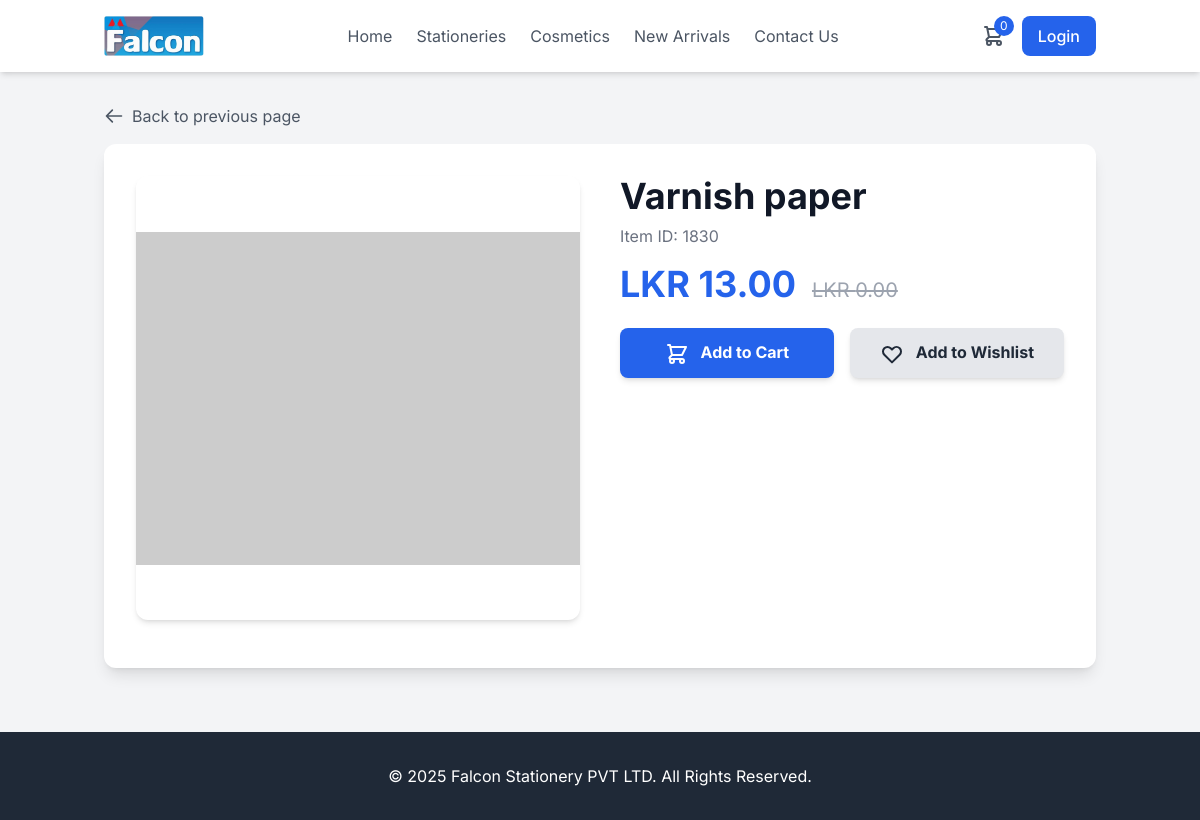
The page /falconstationery.com/product_detail.php?ItemID=1830 on the database its author committed.
### tables this page shows
CREATE TABLE `Item_List` (
  `ItemID` int(11) NOT NULL,
  `CategoryID` int(11) NOT NULL,
  `SubCategoryID` int(11) DEFAULT NULL,
  `Name` varchar(255) NOT NULL,
  `ProductPhoto` varchar(255) DEFAULT NULL,
  `Price` decimal(10,2) DEFAULT NULL,
  `Description` text,
  `BrandName` varchar(100) DEFAULT NULL,
  `QtyPerBox` int(11) DEFAULT NULL,
  `NewArrival` tinyint(1) DEFAULT '0',
  `BulkPrice` decimal(10,2) DEFAULT NULL,
  `CartoonPcs` varchar(50) DEFAULT NULL,
  `Bulk_Description` text,
  `AvailabilityStatus` enum('Available','Not Available') DEFAULT 'Available',
  `LastUpdated` timestamp NOT NULL DEFAULT CURRENT_TIMESTAMP ON UPDATE CURRENT_TIMESTAMP,
  `created_at` datetime DEFAULT NULL,
  `SKU` varchar(50) DEFAULT NULL
);

### falconstationery.com/product_detail.php (the view, shortened to what this page needs)
<?php
$conn = new mysqli(DB_SERVER, DB_USERNAME, DB_PASSWORD, DB_NAME);
$item = null;
$imageSrc = "https://placehold.co/800x600/e5e7eb/7f8c8d?text=No+Image";
$itemId = isset($_GET['ItemID']) ? intval($_GET['ItemID']) : 0;
$loggedInUserName = isset($_SESSION['full_name']) ? htmlspecialchars($_SESSION['full_name']) : '';
function formatCurrency($value) {
    return number_format(floatval($value), 2);
}
function getDirectImageUrl($url, $size = "w800-h600") {
    return "https://placehold.co/800x600/e5e7eb/7f8c8d?text=No+Image";
}
if ($itemId > 0) {
    $sql = "SELECT ItemID, Name, ProductPhoto, Price, Description, BulkPrice, Bulk_Description FROM Item_List WHERE ItemID = ?";
    if ($stmt = $conn->prepare($sql)) {
        $stmt->bind_param("i", $itemId);
        $stmt->execute();
        $result = $stmt->get_result();
        if ($result->num_rows == 1) {
            $item = $result->fetch_assoc();
            $imageSrc = getDirectImageUrl($item['ProductPhoto']);
        }
    }
}
?>
<!DOCTYPE html>
<html lang="en">
<head>
    <script src="https://cdn.tailwindcss.com"></script>
</head>
<body class="bg-gray-100 text-gray-800">
    <header class="bg-white shadow-md flex-shrink-0">
        <div class="container mx-auto px-4 py-4 flex items-center justify-between">
            <a href="index.php" class="flex items-center space-x-2">
                <img src="./images/logo.png" alt="Logo" class="h-10">
            </a>
            <nav class="hidden md:flex items-center space-x-6">
                <a href="index.php" class="text-gray-600 hover:text-blue-600 transition duration-300">Home</a>
                <a href="stationeries.php" class="text-gray-600 hover:text-blue-600 transition duration-300">Stationeries</a>
                <a href="cosmetics.php" class="text-gray-600 hover:text-blue-600 transition duration-300">Cosmetics</a>
                <a href="new_arrivals.php" class="text-gray-600 hover:text-blue-600 transition duration-300">New Arrivals</a>
                <a href="contact.php" class="text-gray-600 hover:text-blue-600 transition duration-300">Contact Us</a>
            </nav>
            <div class="flex items-center space-x-4">
                <a href="cart.php" class="text-gray-600 hover:text-blue-600 transition duration-300 relative">
                    <span class="absolute -top-2 -right-2 bg-blue-600 text-white text-xs rounded-full h-5 w-5 flex items-center justify-center">
                        <?php echo isset($_SESSION['cart']) ? count($_SESSION['cart']) : 0; ?>
                    </span>
                </a>
                <div class="flex items-center space-x-2 md:space-x-4">
                    <?php if (isset($_SESSION['loggedin']) && $_SESSION['loggedin'] === true): ?>
                        <div class="hidden md:block text-gray-600">Welcome, <span class="font-semibold"><?php echo $loggedInUserName; ?></span></div>
                        <a href="profile.php" class="text-gray-600 hover:text-blue-600 transition duration-300">
                            <svg xmlns="http://www.w3.org/2000/svg" class="h-8 w-8" fill="none" viewBox="0 0 24 24" stroke="currentColor">
                                <path stroke-linecap="round" stroke-linejoin="round" stroke-width="2" d="M5.121 17.804A13.937 13.937 0 0112 16c2.5 0 4.847.655 6.879 1.804M15 10a3 3 0 11-6 0 3 3 0 016 0zm6 2a9 9 0 11-18 0 9 9 0 0118 0z" />
                            </svg>
                        </a>
                    <?php else: ?>
                        <a href="login.php" class="text-white bg-blue-600 hover:bg-blue-700 px-4 py-2 rounded-lg font-medium transition duration-300">Login</a>
                    <?php endif; ?>
                </div>
            </div>
        </div>
    </header>
    <main class="container mx-auto px-4 py-8">
        <div class="mb-4">
            <a href="javascript:void(0);" onclick="history.back();" class="flex items-center text-gray-600 hover:text-blue-600 transition duration-300">
                <svg xmlns="http://www.w3.org/2000/svg" class="h-5 w-5 mr-2" fill="none" viewBox="0 0 24 24" stroke="currentColor">
                    <path stroke-linecap="round" stroke-linejoin="round" stroke-width="2" d="M10 19l-7-7m0 0l7-7m-7 7h18" />
                </svg>
                Back to previous page
            </a>
        </div>
        <div class="bg-white p-4 md:p-8 rounded-xl shadow-lg">
            <div class="grid grid-cols-1 lg:grid-cols-2 gap-6 md:gap-10">
                <div class="flex flex-col items-center">
                    <div class="w-full main-image-container rounded-xl overflow-hidden shadow-md mb-4">
                        <img id="main-product-image" src="<?php echo htmlspecialchars($imageSrc); ?>" alt="<?php echo htmlspecialchars($item['Name']); ?>">
                    </div>
                </div>
                <div class="flex flex-col">
                    <h1 id="product-name" class="text-2xl sm:text-3xl md:text-4xl font-bold text-gray-900 mb-2"><?php echo htmlspecialchars($item['Name']); ?></h1>
                    <p class="text-gray-500 text-sm sm:text-base mb-4">Item ID: <?php echo htmlspecialchars($item['ItemID']); ?></p>
                    <div class="flex items-baseline mb-6">
                        <span class="text-3xl sm:text-4xl font-bold text-blue-600">LKR <span id="product-price"><?php echo formatCurrency($item['Price']); ?></span></span>
                        <?php if (!empty($item['BulkPrice'])): ?>
                        <span class="text-lg sm:text-xl text-gray-400 ml-4 line-through">LKR <span id="bulk-price"><?php echo formatCurrency($item['BulkPrice']); ?></span></span>
                        <?php endif; ?>
                    </div>
                    <div class="flex flex-col sm:flex-row space-y-4 sm:space-y-0 sm:space-x-4">
                        <button id="add-to-cart-modal-button" class="w-full sm:flex-1 bg-blue-600 hover:bg-blue-700 text-white font-bold py-3 px-6 rounded-lg shadow-md transition-colors">
                            Add to Cart
                        </button>
                        <button class="w-full sm:flex-1 bg-gray-200 hover:bg-gray-300 text-gray-800 font-bold py-3 px-6 rounded-lg shadow-md transition-colors">
                            Add to Wishlist
                        </button>
                    </div>
                </div>
            </div>
        </div>
    </main>
    <footer class="bg-gray-800 text-white py-8 mt-8">
        <div class="container mx-auto px-4 text-center">
            <p>&copy; <?php echo date("Y"); ?> Falcon Stationery PVT LTD. All Rights Reserved.</p>
        </div>
    </footer>
</body>
</html>

### falconstationery.com/product_detail.php (style rules this page uses)
body { font-family: 'Inter', sans-serif; background-color: #f3f4f6; }
.container { max-width: 1280px; }
.main-image-container { position: relative; width: 100%; padding-bottom: 100%; overflow: hidden; }
#main-product-image { position: absolute; top: 0; left: 0; width: 100%; height: 100%; object-fit: contain; cursor: zoom-in; }

### rows shown on the page
item_list: Name "Varnish paper", ItemID "1830", Price "13.00", BulkPrice "0.00"
